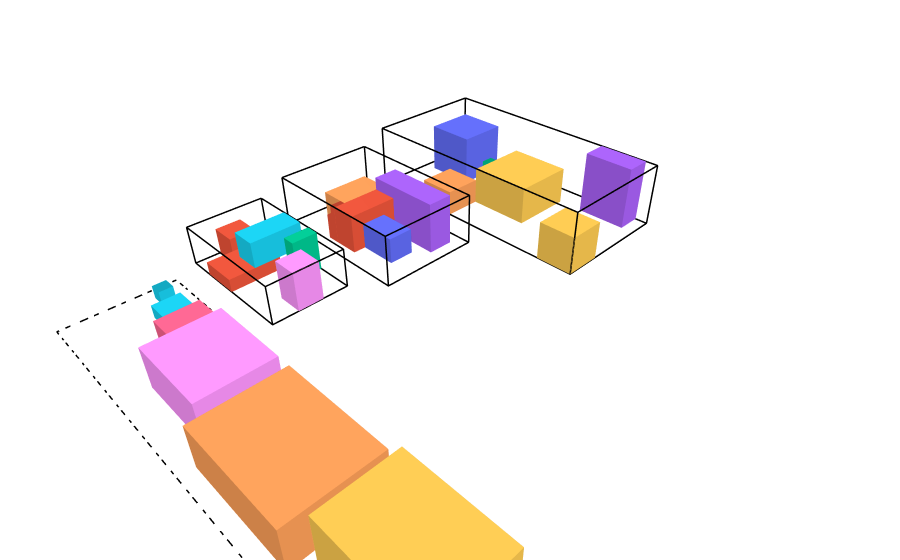
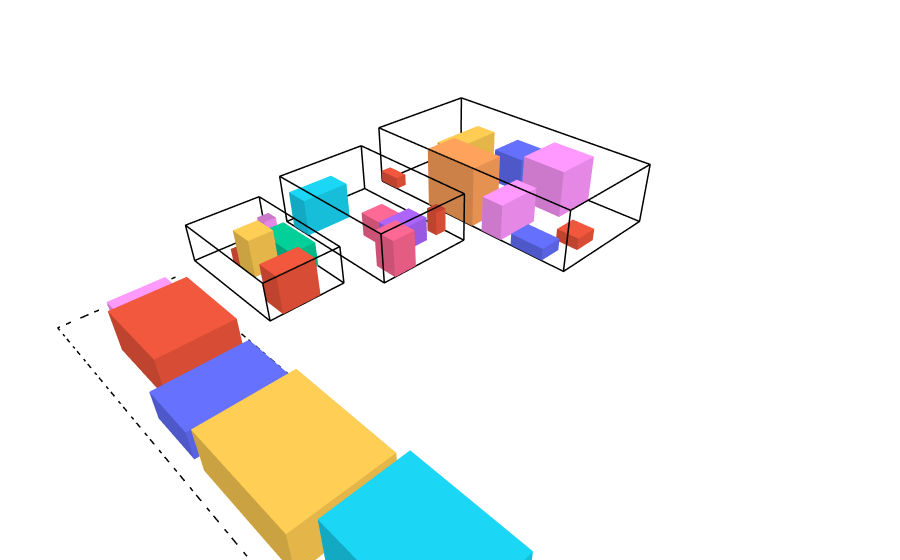
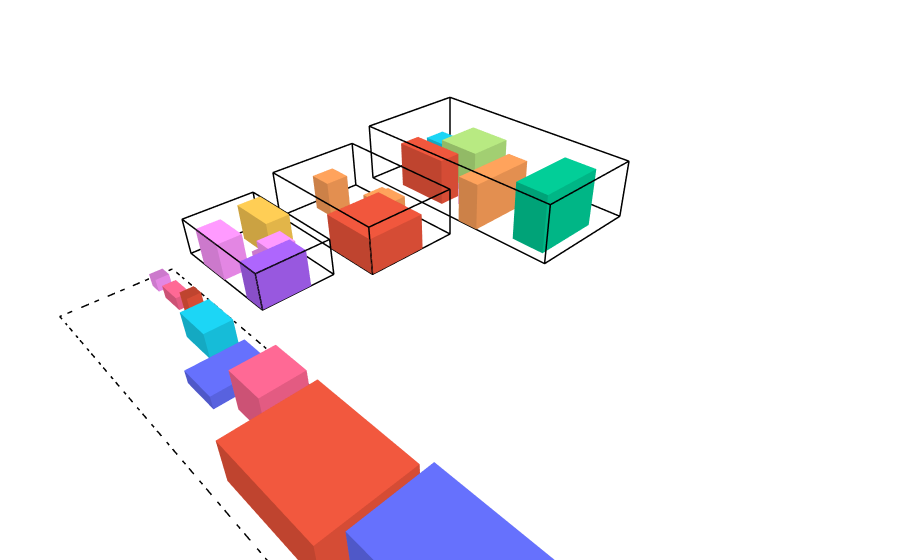
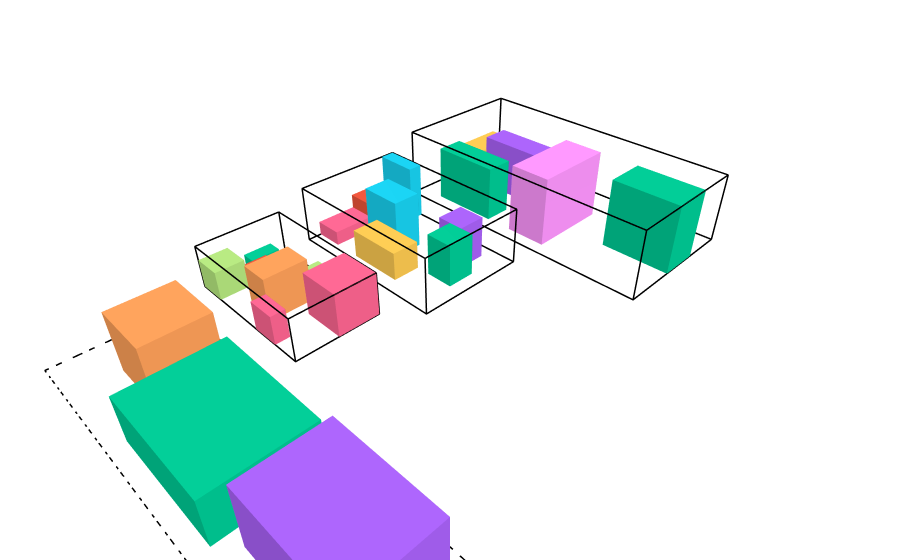

The notebook cell saved with these charts, in order:
### Markdown cell above
Berikut hasil penyelesaiannya serta visualisasinya.

### Code cell
for result in results_1:
   print(result)
   draw_state(result.final_state)
